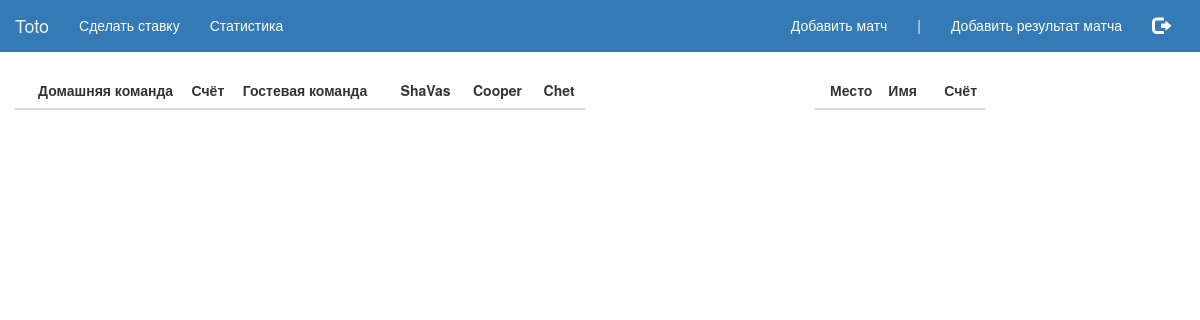
The app's page /statistics (signed in), older data.
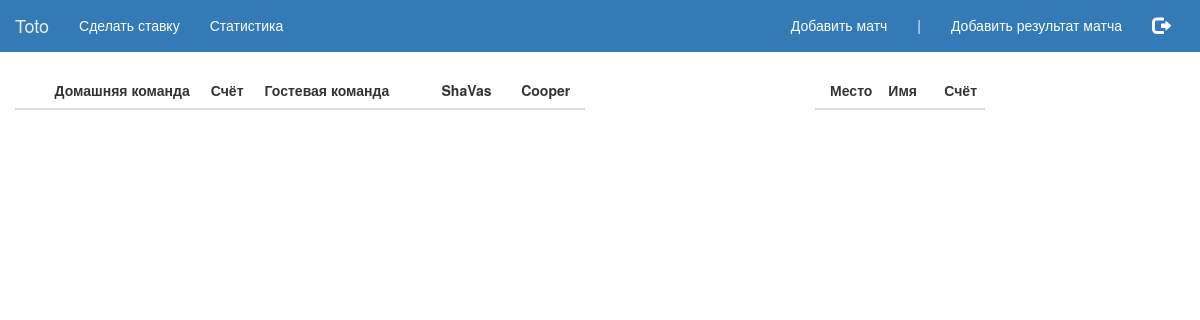
The same page, newer data.
### server/models.py (models this page shows, shortened)
class User(db.Model):
    id = db.Column(db.Integer, primary_key=True)
    nickname = db.Column(db.String(64), index=True, unique=True)
    first_name = db.Column(db.String(64), index=True, unique=True)
    last_name = db.Column(db.String(64), index=True, unique=True)
    email = db.Column(db.String(120), index=True, unique=True)
    password = db.Column(db.String(120), index=True, unique=True)
    role = db.Column(db.String(10), default="USER")
    token = db.Column(db.String(64), index=True)

### server/views.py (the view)
@app.route('/statistics', methods=['GET', 'POST'])
def statistics():
    users, match_user_bet = get_past_matches_and_bets_by_tournament("EURO2016")
    rating_table = get_points_of_users_by_tournament("EURO2016")
    return render_template('statistics.html', users=users, matches_data=match_user_bet, rating_table=rating_table)

### server/dao/bet_dao.py (called while the page is built)
def get_points_of_users_by_tournament(tournament_id):
    return db.session.query(User, func.sum(Bet.points).label("points"), Match) \
        .outerjoin(Bet, Bet.user_id == User.id) \
        .outerjoin(Match, Bet.match_id == Match.id) \
        .filter(Match.tournament == tournament_id) \
        .group_by(Bet.user_id) \
        .order_by(func.sum(Bet.points).desc()) \
        .all()

### server/dao/user_dao.py (called while the page is built)
def get_user_by_nickname(nickname):
    return User.query.filter(User.nickname == nickname).first()

### server/views.py (called while the page is built)
@login_manager.user_loader
def load_user(nickname):
    return get_user_by_nickname(nickname)

### templates/statistics.html (shortened to what this page needs)
<!DOCTYPE html>
<html lang="ru">
<head>
    <link rel="stylesheet" type="text/css" href="/static/libs/bootstrap/css/bootstrap.css">
    <link rel="stylesheet" href="/static/css/header.css">
    <link rel="stylesheet" href="/static/css/style.css">
</head>
<body>
    {% include 'header.html' %}
    <div class="container-fluid">
        <div class="row">
            <div class="col-xs-6">
                <table class="table table-striped">
                    <thead>
                        <tr>
                            <th class="text-right">Домашняя команда</th>
                            <th class="text-center">Счёт</th>
                            <th>Гостевая команда</th>
                            {% for user in users %}
                            <th class="text-center">{{user.nickname}}</th>
                            {% endfor %}
                        </tr>
                    </thead>
                </table>
            </div>
            <div class="col-xs-2 col-xs-offset-2">
                <table class="table table-striped">
                    <thead>
                        <tr>
                            <th class="text-right">Место</th>
                            <th class="text-left">Имя</th>
                            <th class="text-right">Счёт</th>
                        </tr>
                    </thead>
                </table>
            </div>
        </div>
    </div>
</body>
</html>

Row changes from the older to the newer data that the page shows:
removed User: nickname "Chet"
